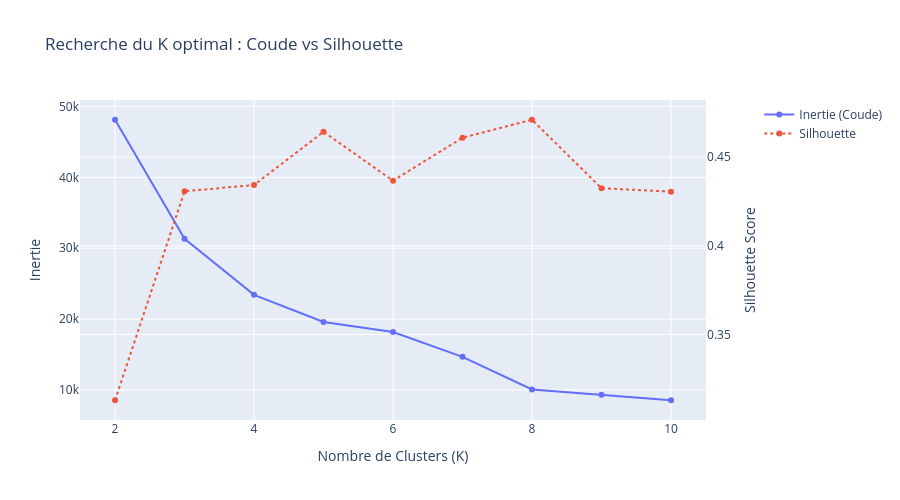

The code cell stored with this chart in its notebook:
### Code cell
fig_elbow = make_subplots(specs=[[{"secondary_y": True}]])

fig_elbow.add_trace(go.Scatter(x=list(K_range), y=inertias, name="Inertie (Coude)", mode='lines+markers'), secondary_y=False)
fig_elbow.add_trace(go.Scatter(x=list(K_range), y=silhouettes, name="Silhouette", mode='lines+markers', line=dict(dash='dot')), secondary_y=True)

fig_elbow.update_layout(title_text="Recherche du K optimal : Coude vs Silhouette", height=500)
fig_elbow.update_xaxes(title_text="Nombre de Clusters (K)")
fig_elbow.update_yaxes(title_text="Inertie", secondary_y=False)
fig_elbow.update_yaxes(title_text="Silhouette Score", secondary_y=True)
fig_elbow.show()

### Figure 1 — Plotly figure (JSON) as saved in the notebook; plotly's stock layout.template omitted (floating-point values rounded to 4 significant figures)
{"data": [{"mode": "lines+markers", "name": "Inertie (Coude)", "type": "scatter", "x": [2, 3, 4, 5, 6, 7, 8, 9, 10], "xaxis": "x", "y": [48130.0, 31320.0, 23420.0, 19590.0, 18170.0, 14670.0, 10080.0, 9312.0, 8552.0], "yaxis": "y"}, {"line": {"dash": "dot"}, "mode": "lines+markers", "name": "Silhouette", "type": "scatter", "x": [2, 3, 4, 5, 6, 7, 8, 9, 10], "xaxis": "x", "y": [0.3129, 0.4308, 0.4343, 0.4643, 0.4368, 0.461, 0.4711, 0.4325, 0.4306], "yaxis": "y2"}], "layout": {"height": 500, "title": {"text": "Recherche du K optimal : Coude vs Silhouette"}, "xaxis": {"anchor": "y", "domain": [0, 0.94], "title": {"text": "Nombre de Clusters (K)"}}, "yaxis": {"anchor": "x", "domain": [0, 1], "title": {"text": "Inertie"}}, "yaxis2": {"anchor": "x", "overlaying": "y", "side": "right", "title": {"text": "Silhouette Score"}}}}
